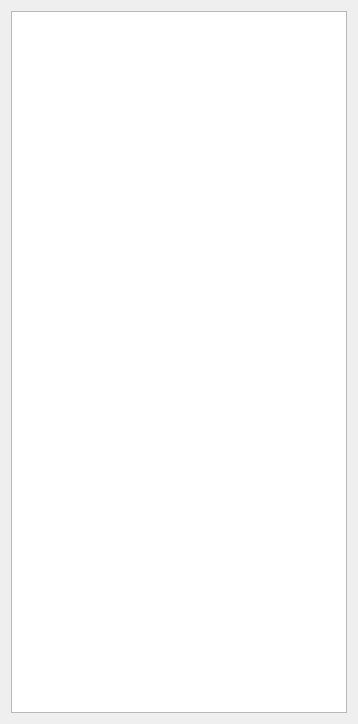
<?xml version="1.0" encoding="UTF-8"?>
<ui version="4.0">
 <class>Widget</class>
 <widget class="QWidget" name="Widget">
  <property name="geometry">
   <rect>
    <x>0</x>
    <y>0</y>
    <width>358</width>
    <height>724</height>
   </rect>
  </property>
  <property name="windowTitle">
   <string>Widget</string>
  </property>
  <layout class="QVBoxLayout" name="verticalLayout">
   <item>
    <widget class="QGraphicsView" name="graphicsView"/>
   </item>
  </layout>
 </widget>
 <resources/>
 <connections/>
</ui>
